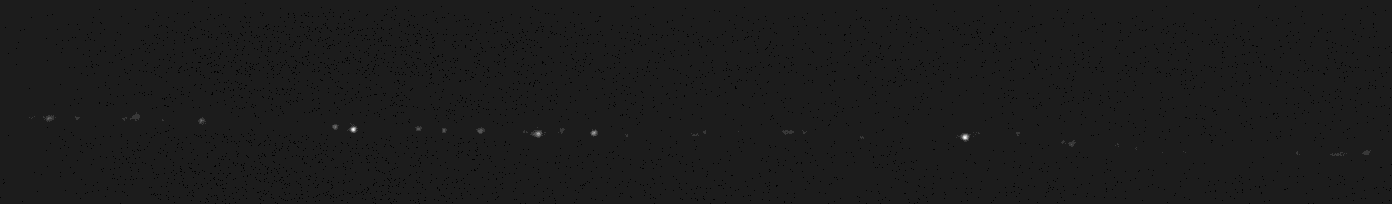
#> input picture Biological-Image-Processing-and-Informatics/homework01/axon01.tif, 1392 x 204 px
$ python 01read_show.py
#> lines starting #> are read from the running program, lines starting #| are printed output that depends on the picture
import cv2
from matplotlib import pyplot as plt

img = cv2.imread('axon01.tif', cv2.IMREAD_UNCHANGED)
#> img is the input picture: shape (204, 1392) uint16; min 190, max 2535, mean 311

min_gray = img.min()
#> min_gray = 190
max_gray = img.max()
#> max_gray = 2535
print(min_gray, max_gray)
#| 190 2535
plt.hist(img.reshape(-1), bins=150, color='skyblue', edgecolor='black', range=(min_gray, max_gray))

plt.xlabel('Value')
plt.ylabel('Frequency')

plt.show()
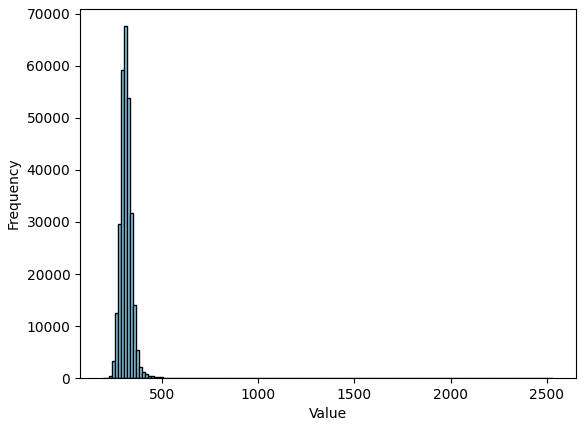
#> figure drawn by matplotlib, 1 panel; tallest bar 67598 high, from x = 299.4 to 315.1

img_out = img.astype('uint8')
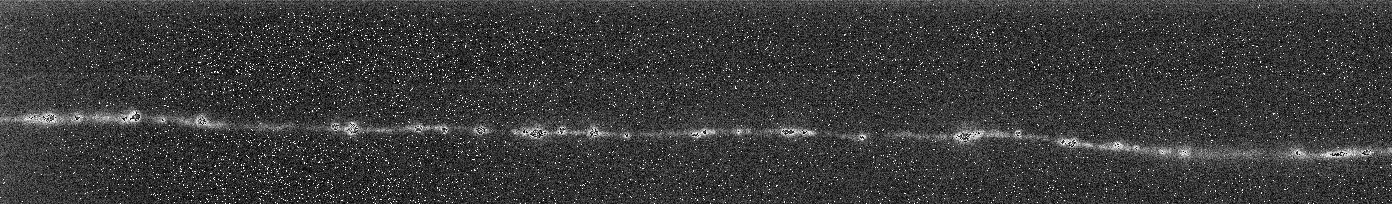
#> img_out: shape (204, 1392); min 0, max 255, mean 58.2
cv2.imshow('test', img_out)
cv2.waitKey(0)

$ run again, with Biological-Image-Processing-and-Informatics/homework01/axon02.tif copied over Biological-Image-Processing-and-Informatics/homework01/axon01.tif
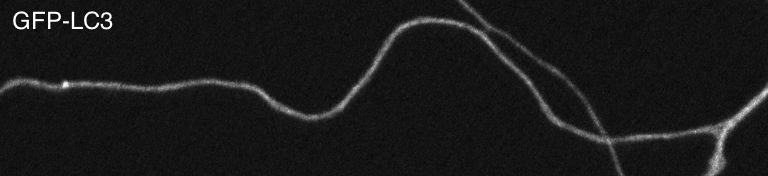
#> input picture Biological-Image-Processing-and-Informatics/homework01/axon02.tif, 768 x 176 px
#> img is the input picture: shape (176, 768); min 4, max 255, mean 25.2
#> min_gray = 4
#> max_gray = 255
#| 4 255
#> `plt.show()`:
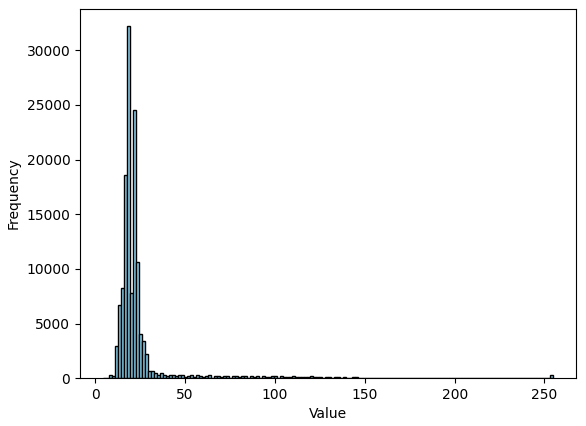
#> figure drawn by matplotlib, 1 panel; tallest bar 32196 high, from x = 17.39 to 19.06

$ run again, with Biological-Image-Processing-and-Informatics/homework01/cell_nucleus.tif copied over Biological-Image-Processing-and-Informatics/homework01/axon01.tif
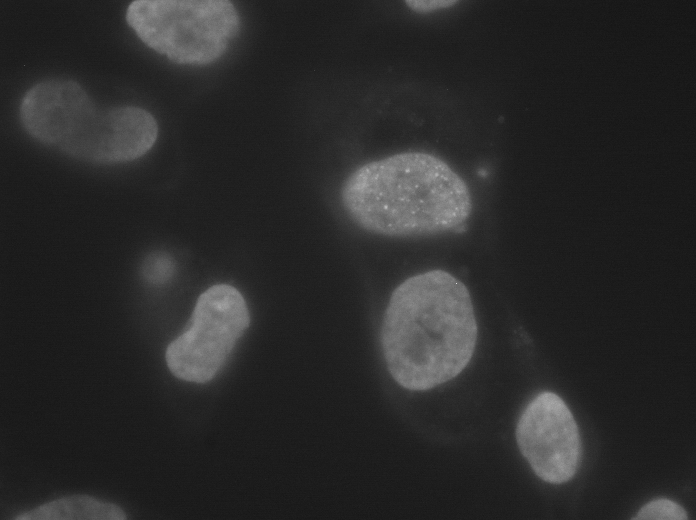
#> input picture Biological-Image-Processing-and-Informatics/homework01/cell_nucleus.tif, 696 x 520 px
#> img is the input picture: shape (520, 696); min 19, max 221, mean 42.6
#> min_gray = 19
#> max_gray = 221
#| 19 221
#> `plt.show()`:
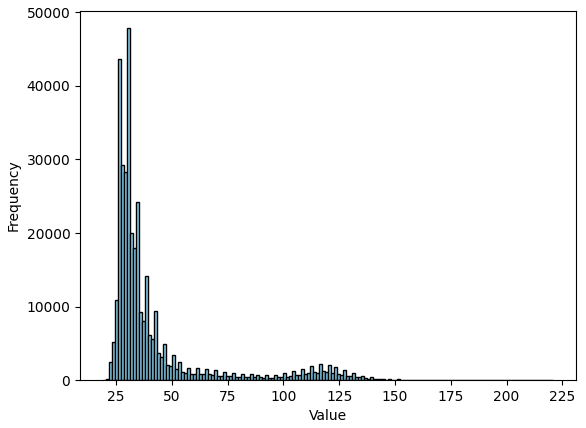
#> figure drawn by matplotlib, 1 panel; tallest bar 47839 high, from x = 29.77 to 31.12
